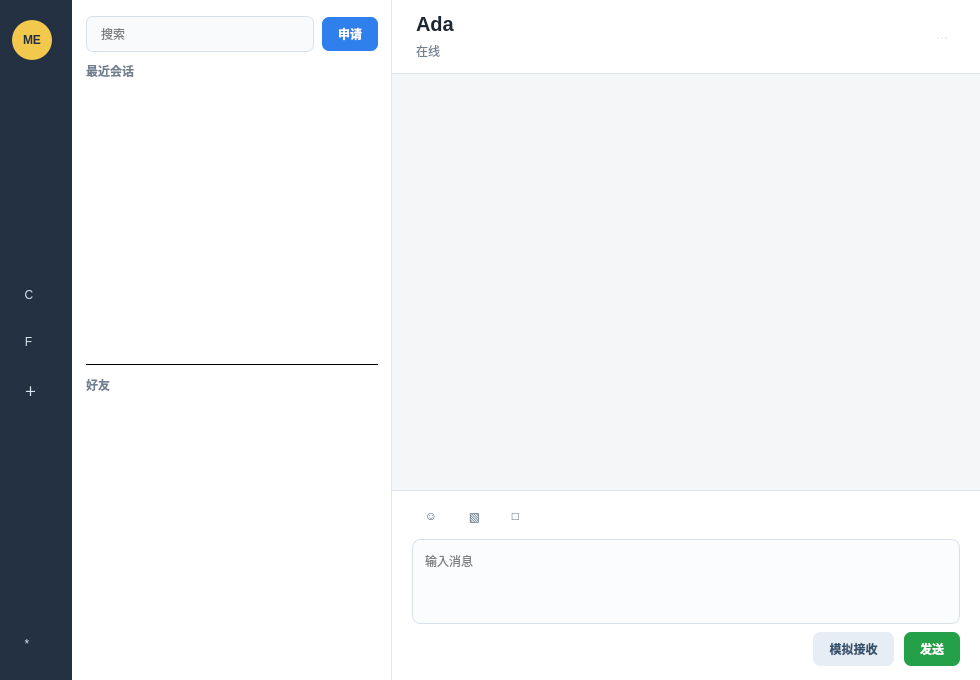
<?xml version="1.0" encoding="UTF-8"?>
<ui version="4.0">
 <class>ChatDialog</class>
 <widget class="QWidget" name="ChatDialog">
  <property name="geometry">
   <rect>
    <x>0</x>
    <y>0</y>
    <width>980</width>
    <height>680</height>
   </rect>
  </property>
  <property name="windowTitle">
   <string>Chat</string>
  </property>
  <property name="styleSheet">
   <string notr="true">QWidget#ChatDialog {
    background: #f4f6f8;
    color: #1d2733;
    font-family: &quot;Microsoft YaHei&quot;, &quot;Segoe UI&quot;, sans-serif;
}

QFrame#sideBar {
    background: #233142;
    border: none;
}

QToolButton#avatarButton {
    border: none;
    border-radius: 20px;
    background: #f2c94c;
    color: #233142;
    font-weight: 700;
}

QToolButton#chatToolButton,
QToolButton#contactsToolButton,
QToolButton#addToolButton,
QToolButton#settingsToolButton,
QToolButton#infoButton {
    border: none;
    border-radius: 8px;
    padding: 8px;
    color: #d7e2ec;
    background: transparent;
}

QToolButton#chatToolButton:hover,
QToolButton#contactsToolButton:hover,
QToolButton#addToolButton:hover,
QToolButton#settingsToolButton:hover,
QToolButton#infoButton:hover {
    background: rgba(255, 255, 255, 0.12);
}

QFrame#conversationPanel {
    background: #ffffff;
    border-right: 1px solid #dde5ee;
}

QLineEdit#searchLineEdit {
    min-height: 34px;
    border: 1px solid #d8e1ea;
    border-radius: 7px;
    padding: 0 12px;
    background: #f8fafc;
}

QPushButton#newChatButton,
QPushButton#receiveButton,
QPushButton#sendButton {
    min-height: 34px;
    border: none;
    border-radius: 7px;
    padding: 0 16px;
    font-weight: 600;
}

QPushButton#newChatButton {
    color: #ffffff;
    background: #2f80ed;
}

QPushButton#receiveButton {
    color: #33506d;
    background: #e7edf5;
}

QPushButton#sendButton {
    color: #ffffff;
    background: #24a148;
}

QPushButton#newChatButton:hover {
    background: #256fd1;
}

QPushButton#sendButton:hover {
    background: #1f8f3f;
}

QPushButton#receiveButton:hover {
    background: #dbe5f0;
}

QListWidget#conversationList,
QListWidget#contactList {
    background: transparent;
    border: none;
    outline: none;
}

QListWidget#conversationList::item,
QListWidget#contactList::item {
    border-radius: 8px;
    margin: 3px 8px;
    padding: 4px;
}

QListWidget#conversationList::item:selected,
QListWidget#contactList::item:selected {
    background: #eaf3ff;
}

QLabel#panelTitleLabel,
QLabel#friendsTitleLabel {
    color: #708090;
    font-size: 12px;
    font-weight: 700;
}

QFrame#chatArea {
    background: #f4f6f8;
}

QFrame#chatHeader {
    background: #ffffff;
    border-bottom: 1px solid #dde5ee;
}

QLabel#chatTitleLabel {
    font-size: 20px;
    font-weight: 700;
    color: #1d2733;
}

QLabel#chatSubTitleLabel {
    color: #708090;
}

QScrollArea#messageScrollArea {
    border: none;
    background: #f4f6f8;
}

QWidget#messageScrollContent {
    background: #f4f6f8;
}

QFrame#composerFrame {
    background: #ffffff;
    border-top: 1px solid #dde5ee;
}

QTextEdit#messageEdit {
    border: 1px solid #d8e1ea;
    border-radius: 8px;
    padding: 8px;
    background: #fbfcfe;
}

QToolButton#emojiButton,
QToolButton#imageButton,
QToolButton#fileButton {
    border: none;
    border-radius: 7px;
    padding: 6px 8px;
    color: #52657a;
    background: transparent;
}

QToolButton#emojiButton:hover,
QToolButton#imageButton:hover,
QToolButton#fileButton:hover {
    background: #edf3f9;
}</string>
  </property>
  <layout class="QHBoxLayout" name="mainLayout">
   <property name="spacing">
    <number>0</number>
   </property>
   <property name="leftMargin">
    <number>0</number>
   </property>
   <property name="topMargin">
    <number>0</number>
   </property>
   <property name="rightMargin">
    <number>0</number>
   </property>
   <property name="bottomMargin">
    <number>0</number>
   </property>
   <item>
    <widget class="QFrame" name="sideBar">
     <property name="minimumSize">
      <size>
       <width>72</width>
       <height>0</height>
      </size>
     </property>
     <property name="maximumSize">
      <size>
       <width>72</width>
       <height>16777215</height>
      </size>
     </property>
     <property name="frameShape">
      <enum>QFrame::Shape::NoFrame</enum>
     </property>
     <layout class="QVBoxLayout" name="sideLayout">
      <property name="spacing">
       <number>14</number>
      </property>
      <property name="leftMargin">
       <number>12</number>
      </property>
      <property name="topMargin">
       <number>20</number>
      </property>
      <property name="rightMargin">
       <number>12</number>
      </property>
      <property name="bottomMargin">
       <number>20</number>
      </property>
      <item>
       <widget class="QToolButton" name="avatarButton">
        <property name="minimumSize">
         <size>
          <width>40</width>
          <height>40</height>
         </size>
        </property>
        <property name="maximumSize">
         <size>
          <width>40</width>
          <height>40</height>
         </size>
        </property>
        <property name="text">
         <string>ME</string>
        </property>
       </widget>
      </item>
      <item>
       <spacer name="sideTopSpacer">
        <property name="orientation">
         <enum>Qt::Orientation::Vertical</enum>
        </property>
        <property name="sizeHint" stdset="0">
         <size>
          <width>20</width>
          <height>18</height>
         </size>
        </property>
       </spacer>
      </item>
      <item>
       <widget class="QToolButton" name="chatToolButton">
        <property name="toolTip">
         <string>聊天</string>
        </property>
        <property name="text">
         <string>C</string>
        </property>
       </widget>
      </item>
      <item>
       <widget class="QToolButton" name="contactsToolButton">
        <property name="toolTip">
         <string>联系人</string>
        </property>
        <property name="text">
         <string>F</string>
        </property>
       </widget>
      </item>
      <item>
       <widget class="QToolButton" name="addToolButton">
        <property name="toolTip">
         <string>好友申请</string>
        </property>
        <property name="text">
         <string>＋</string>
        </property>
       </widget>
      </item>
      <item>
       <spacer name="sideMiddleSpacer">
        <property name="orientation">
         <enum>Qt::Orientation::Vertical</enum>
        </property>
        <property name="sizeHint" stdset="0">
         <size>
          <width>20</width>
          <height>40</height>
         </size>
        </property>
       </spacer>
      </item>
      <item>
       <widget class="QToolButton" name="settingsToolButton">
        <property name="toolTip">
         <string>设置</string>
        </property>
        <property name="text">
         <string>*</string>
        </property>
       </widget>
      </item>
     </layout>
    </widget>
   </item>
   <item>
    <widget class="QFrame" name="conversationPanel">
     <property name="minimumSize">
      <size>
       <width>280</width>
       <height>0</height>
      </size>
     </property>
     <property name="maximumSize">
      <size>
       <width>320</width>
       <height>16777215</height>
      </size>
     </property>
     <property name="frameShape">
      <enum>QFrame::Shape::NoFrame</enum>
     </property>
     <layout class="QVBoxLayout" name="panelLayout">
      <property name="spacing">
       <number>10</number>
      </property>
      <property name="leftMargin">
       <number>14</number>
      </property>
      <property name="topMargin">
       <number>16</number>
      </property>
      <property name="rightMargin">
       <number>14</number>
      </property>
      <property name="bottomMargin">
       <number>14</number>
      </property>
      <item>
       <layout class="QHBoxLayout" name="searchLayout">
        <property name="spacing">
         <number>8</number>
        </property>
        <item>
         <widget class="QLineEdit" name="searchLineEdit">
          <property name="placeholderText">
           <string>搜索</string>
          </property>
         </widget>
        </item>
        <item>
         <widget class="QPushButton" name="newChatButton">
          <property name="text">
           <string>申请</string>
          </property>
         </widget>
        </item>
       </layout>
      </item>
      <item>
       <widget class="QLabel" name="panelTitleLabel">
        <property name="text">
         <string>最近会话</string>
        </property>
       </widget>
      </item>
      <item>
       <widget class="QListWidget" name="conversationList">
        <property name="minimumSize">
         <size>
          <width>0</width>
          <height>260</height>
         </size>
        </property>
        <property name="horizontalScrollBarPolicy">
         <enum>Qt::ScrollBarPolicy::ScrollBarAlwaysOff</enum>
        </property>
        <property name="editTriggers">
         <set>QAbstractItemView::EditTrigger::NoEditTriggers</set>
        </property>
        <property name="selectionMode">
         <enum>QAbstractItemView::SelectionMode::SingleSelection</enum>
        </property>
        <property name="spacing">
         <number>2</number>
        </property>
       </widget>
      </item>
      <item>
       <widget class="QFrame" name="panelDivider">
        <property name="frameShape">
         <enum>QFrame::Shape::HLine</enum>
        </property>
        <property name="frameShadow">
         <enum>QFrame::Shadow::Plain</enum>
        </property>
       </widget>
      </item>
      <item>
       <widget class="QLabel" name="friendsTitleLabel">
        <property name="text">
         <string>好友</string>
        </property>
       </widget>
      </item>
      <item>
       <widget class="QListWidget" name="contactList">
        <property name="horizontalScrollBarPolicy">
         <enum>Qt::ScrollBarPolicy::ScrollBarAlwaysOff</enum>
        </property>
        <property name="editTriggers">
         <set>QAbstractItemView::EditTrigger::NoEditTriggers</set>
        </property>
        <property name="spacing">
         <number>2</number>
        </property>
       </widget>
      </item>
     </layout>
    </widget>
   </item>
   <item>
    <widget class="QFrame" name="chatArea">
     <property name="frameShape">
      <enum>QFrame::Shape::NoFrame</enum>
     </property>
     <layout class="QVBoxLayout" name="chatLayout">
      <property name="spacing">
       <number>0</number>
      </property>
      <property name="leftMargin">
       <number>0</number>
      </property>
      <property name="topMargin">
       <number>0</number>
      </property>
      <property name="rightMargin">
       <number>0</number>
      </property>
      <property name="bottomMargin">
       <number>0</number>
      </property>
      <item>
       <widget class="QFrame" name="chatHeader">
        <property name="minimumSize">
         <size>
          <width>0</width>
          <height>74</height>
         </size>
        </property>
        <property name="maximumSize">
         <size>
          <width>16777215</width>
          <height>74</height>
         </size>
        </property>
        <property name="frameShape">
         <enum>QFrame::Shape::NoFrame</enum>
        </property>
        <layout class="QHBoxLayout" name="headerLayout">
         <property name="leftMargin">
          <number>24</number>
         </property>
         <property name="topMargin">
          <number>12</number>
         </property>
         <property name="rightMargin">
          <number>20</number>
         </property>
         <property name="bottomMargin">
          <number>12</number>
         </property>
         <item>
          <layout class="QVBoxLayout" name="headerTextLayout">
           <property name="spacing">
            <number>4</number>
           </property>
           <item>
            <widget class="QLabel" name="chatTitleLabel">
             <property name="text">
              <string>Ada</string>
             </property>
            </widget>
           </item>
           <item>
            <widget class="QLabel" name="chatSubTitleLabel">
             <property name="text">
              <string>在线</string>
             </property>
            </widget>
           </item>
          </layout>
         </item>
         <item>
          <spacer name="headerSpacer">
           <property name="orientation">
            <enum>Qt::Orientation::Horizontal</enum>
           </property>
           <property name="sizeHint" stdset="0">
            <size>
             <width>40</width>
             <height>20</height>
            </size>
           </property>
          </spacer>
         </item>
         <item>
          <widget class="QToolButton" name="infoButton">
           <property name="toolTip">
            <string>会话信息</string>
           </property>
           <property name="text">
            <string>⋯</string>
           </property>
          </widget>
         </item>
        </layout>
       </widget>
      </item>
      <item>
       <widget class="QScrollArea" name="messageScrollArea">
        <property name="widgetResizable">
         <bool>true</bool>
        </property>
        <widget class="QWidget" name="messageScrollContent">
         <property name="geometry">
          <rect>
           <x>0</x>
           <y>0</y>
           <width>626</width>
           <height>384</height>
          </rect>
         </property>
         <layout class="QVBoxLayout" name="messageListLayout">
          <property name="spacing">
           <number>12</number>
          </property>
          <property name="leftMargin">
           <number>22</number>
          </property>
          <property name="topMargin">
           <number>18</number>
          </property>
          <property name="rightMargin">
           <number>22</number>
          </property>
          <property name="bottomMargin">
           <number>18</number>
          </property>
         </layout>
        </widget>
       </widget>
      </item>
      <item>
       <widget class="QFrame" name="composerFrame">
        <property name="minimumSize">
         <size>
          <width>0</width>
          <height>168</height>
         </size>
        </property>
        <property name="maximumSize">
         <size>
          <width>16777215</width>
          <height>190</height>
         </size>
        </property>
        <property name="frameShape">
         <enum>QFrame::Shape::NoFrame</enum>
        </property>
        <layout class="QVBoxLayout" name="composerLayout">
         <property name="spacing">
          <number>8</number>
         </property>
         <property name="leftMargin">
          <number>20</number>
         </property>
         <property name="topMargin">
          <number>10</number>
         </property>
         <property name="rightMargin">
          <number>20</number>
         </property>
         <property name="bottomMargin">
          <number>14</number>
         </property>
         <item>
          <layout class="QHBoxLayout" name="composerToolLayout">
           <property name="spacing">
            <number>6</number>
           </property>
           <item>
            <widget class="QToolButton" name="emojiButton">
             <property name="toolTip">
              <string>表情</string>
             </property>
             <property name="text">
              <string>☺</string>
             </property>
            </widget>
           </item>
           <item>
            <widget class="QToolButton" name="imageButton">
             <property name="toolTip">
              <string>图片</string>
             </property>
             <property name="text">
              <string>▧</string>
             </property>
            </widget>
           </item>
           <item>
            <widget class="QToolButton" name="fileButton">
             <property name="toolTip">
              <string>文件</string>
             </property>
             <property name="text">
              <string>□</string>
             </property>
            </widget>
           </item>
           <item>
            <spacer name="toolSpacer">
             <property name="orientation">
              <enum>Qt::Orientation::Horizontal</enum>
             </property>
             <property name="sizeHint" stdset="0">
              <size>
               <width>40</width>
               <height>20</height>
              </size>
             </property>
            </spacer>
           </item>
          </layout>
         </item>
         <item>
          <widget class="QTextEdit" name="messageEdit">
           <property name="minimumSize">
            <size>
             <width>0</width>
             <height>72</height>
            </size>
           </property>
           <property name="placeholderText">
            <string>输入消息</string>
           </property>
          </widget>
         </item>
         <item>
          <layout class="QHBoxLayout" name="actionLayout">
           <property name="spacing">
            <number>10</number>
           </property>
           <item>
            <spacer name="actionSpacer">
             <property name="orientation">
              <enum>Qt::Orientation::Horizontal</enum>
             </property>
             <property name="sizeHint" stdset="0">
              <size>
               <width>40</width>
               <height>20</height>
              </size>
             </property>
            </spacer>
           </item>
           <item>
            <widget class="QPushButton" name="receiveButton">
             <property name="text">
              <string>模拟接收</string>
             </property>
            </widget>
           </item>
           <item>
            <widget class="QPushButton" name="sendButton">
             <property name="text">
              <string>发送</string>
             </property>
            </widget>
           </item>
          </layout>
         </item>
        </layout>
       </widget>
      </item>
     </layout>
    </widget>
   </item>
  </layout>
 </widget>
 <resources/>
 <connections/>
</ui>
